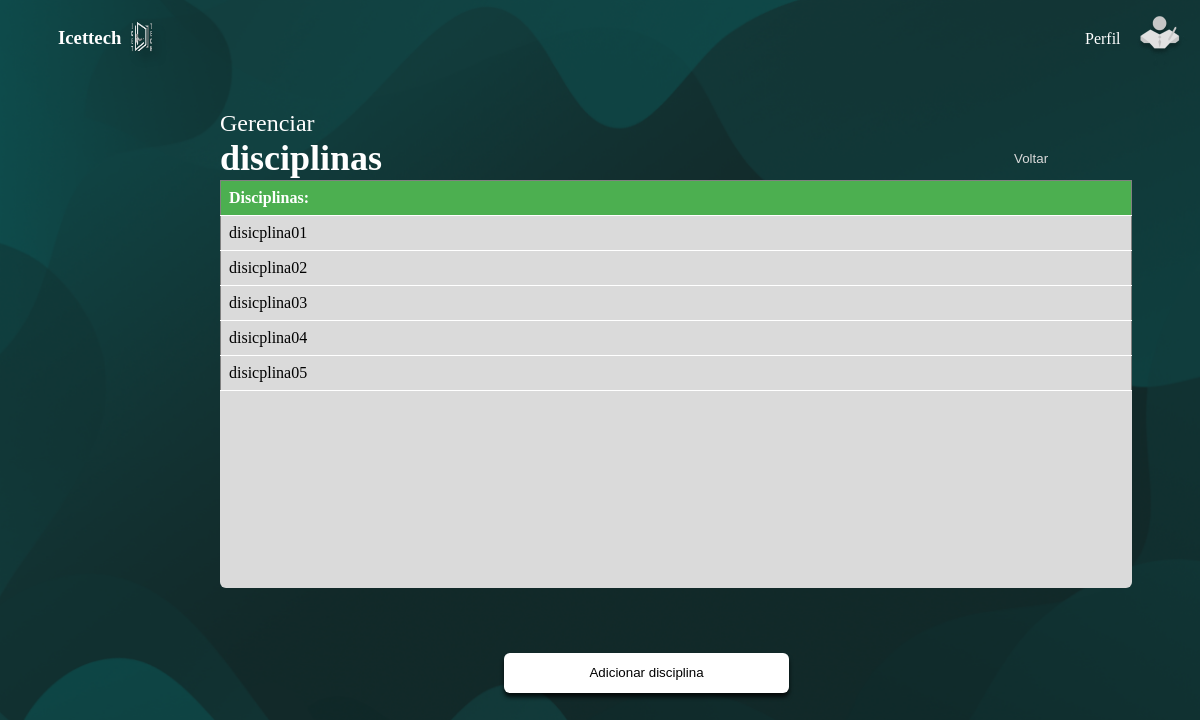
Screenshot of /gerenrenciamento/disiciplina/ with the database file from the repository.
### Disciplina/models.py (models this page shows, shortened)
class Disciplina(models.Model):
    id_disciplina = models.AutoField(primary_key=True)
    codigo = models.CharField(max_length=6)
    nome_disciplina = models.CharField(max_length=20)
    periodo_disciplina = models.IntegerField()
    tipo_disciplina = models.PositiveBigIntegerField()
    grade = models.ForeignKey(Grade, on_delete=models.CASCADE)

### Administrador/views.py (the view)
# urls.py: path('gerenrenciamento/disiciplina/', gerennciamento.gerenciamentodisciplina, name='gerenrenciamentodisiciplina'),
    def gerenciamentodisciplina(request):
        disciplina = Disciplina.objects.all()
        return render(request, 'G_disciplina.html', {'disciplina': disciplina})

### Administrador/templates/G_disciplina.html (shortened to what this page needs)
{% load static %}
<!DOCTYPE html>
<html lang="en">
  <head>
    <link rel="stylesheet" href="{% static 'css/gerenciardisciplin.css' %}" />
  </head>
  <body>
    <header class="header-conteiner">
      <div class="header-left">
        <h3 class="nomeLogo">Icettech</h3>
        <img
          class="logotipo2"
          src="{% static 'imagens/LogoicettechPB.png' %}"
          alt=""
        />
      </div>
    </header>
    <nav class="navegação">
      <div class="links">
        <p>Perfil</p>
        <a href="{% url 'perfil' %}"
          ><img src="{% static 'imagens/Iconesprofessor2.png' %}" alt=""
        /></a>
      </div>
    </nav>
    <section>
      <div class="title">
        <p>Gerenciar</p>
        <h1>disciplinas</h1>
      </div>
      <div class="conteiner">
        <div class= "table-wrapper">
          <table border="1">
            <tbody id="tbody">
              <tr>
                <th>Disciplinas:</th>
              </tr>
              {% for disciplina in disciplina %}
              <tr>
                  <td>{{ disciplina.nome_disciplina }}</td>
              </tr>
              {% empty %}
              <tr>
                <td colspan="3">Nenhuma disciplina encontrada.</td>
              </tr>
              {% endfor %}
            </tbody>
          </table>
        </div>
      </div>
      <div>
        <button class="button_back" onclick="voltar()">Voltar</button>
      </div>
    </section>
    <div class="button-Ad">
      <a href="{% url 'cadastrardisciplina' %}"
        ><button>Adicionar disciplina</button></a
      >
    </div>
  </body>
</html>

### static/css/gerenciardisciplin.css (style rules this page uses)
body { background-image: url(../imagens/Background2.png); background-repeat: no-repeat; background-size: 100vw 100%; height: 100vh; overflow-y: hidden; font-style: normal; }
.logotipo2 { position: absolute; width: 24px; height: 34px; left: 130px; top: 20px; filter: drop-shadow(6px 8px 4px rgba(0, 0, 0, 0.25)); border-radius: 1px; }
.header-left { display: flex; align-items: center; }
.navegação { display: flex; position: absolute; left: 90%; top: 1px; }
.links p, .links a { display: inline-block; vertical-align: middle; margin: 0; color: white; }
.links { margin: 5px; color: white; cursor: pointer; }
.nomeLogo { margin-left: 50px; color: white; }
.title { position: absolute; font-size: 24px; margin-bottom: 20px; color: white; left: 160px; top: 110px; }
.title p, .title h1 { margin: 0; }
.title { position: absolute; font-size: 24px; margin-bottom: 20px; color: white; left: 220px; top: 110px; }
.conteiner { position: absolute; top: 180px; left: 220px; box-sizing: border-box; width: 76%; height: 50%; background-color: #dadada; border: 1px; border-radius: 6px; }
.button_back { position: absolute; left: 84%; top: 150px; background-color: transparent; border: none; color: #dadada; cursor: pointer; }
.button-Ad { position: absolute; top: 80%; left: 42%; }
.button-Ad button { background: white; box-shadow: 0px 4px 4px rgba(0, 0, 0, 0.76); border-radius: 6px; border: none; width: 285px; height: 40px; }
table { width: 100%; border-collapse: collapse; }
th, td { padding: 8px; text-align: left; border-bottom: 1px solid white; }
th { background-color: #4caf50; color: white; }
.table-wrapper { max-height: 100%; overflow-y: auto; }
.table-wrapper table { width: 100%; }

### rows the page displays
Disciplina: nome_disciplina "disicplina01"
Disciplina: nome_disciplina "disicplina02"
Disciplina: nome_disciplina "disicplina03"
Disciplina: nome_disciplina "disicplina04"
Disciplina: nome_disciplina "disicplina05"
